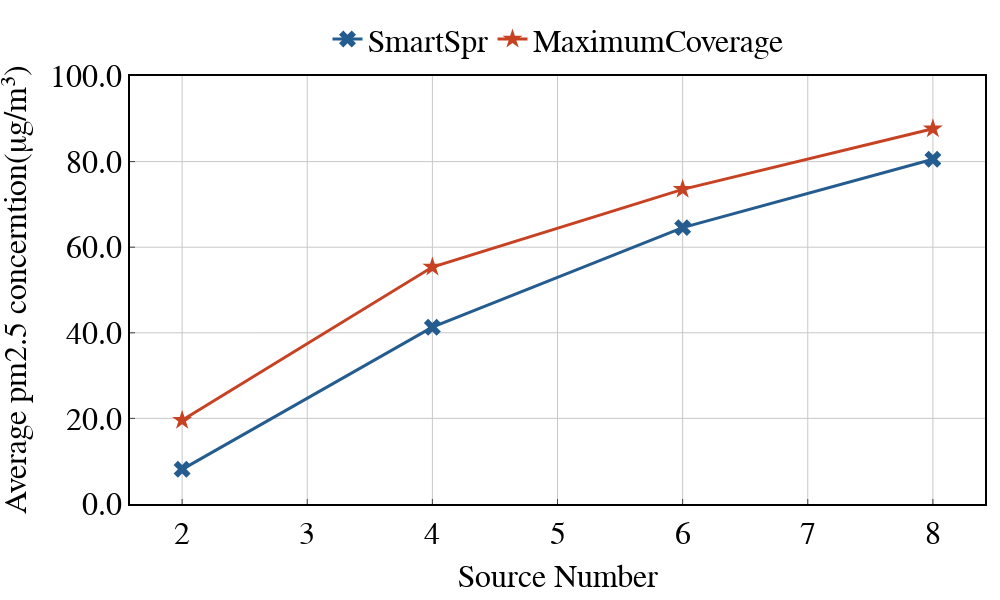

Notebook cell for this chart:
### Code cell
width = 1000
height = 600
linewidth = 3
markersymbol={'FH':4, 'HEUR':17, 'DDRL':2}
markersize = 15
linetype = {'Low':'dot','Medium':'dashdot','High':'solid'}
labels = []
Time_deadline = 4
for i in range(Time_deadline):
    labels.append(int(i*2 + 2))

xtitle = 'Source Number'
ytitle = 'Average pm2.5 concerntion(μg/m³)'

fig = go.Figure()

fig.add_trace(go.Scatter(x=labels, y=strategy_pm25concentration[0][0:Time_deadline], name='SmartSpr', marker=dict(size=markersize, symbol=markersymbol['FH']),line=dict(color=colors_dict[2], width=linewidth),))
fig.add_trace(go.Scatter(x=labels, y=strategy_pm25concentration[1][0:Time_deadline], name='MaximumCoverage', marker=dict(size=markersize, symbol=markersymbol['HEUR']),line=dict(color=colors_dict[0], width=linewidth),))

fig = line_update_fig(fig, xtitle, ytitle, width=width, height=height)
fig.update_xaxes(title_text=xtitle, title_font=dict(size=32),tickfont=dict(size=32))
fig.update_yaxes(title_text=ytitle, title_font=dict(size=32),tickfont=dict(size=32))
fig.update_layout(
    yaxis=dict(range=[0, 100]),
    legend=dict(font=dict(size=32), x=0.5, y=1.15)) # name size
fig.show()

filename = './outputs/png/line_AverageConcention-source2468-linetype.png'
print(filename)
fig.write_image(filename, scale=1)

### Figure 1 — Plotly figure (JSON) as saved in the notebook; plotly's stock layout.template omitted (floating-point values rounded to 4 significant figures)
{"data": [{"line": {"color": "#245C8F", "width": 3}, "marker": {"size": 15, "symbol": 4}, "name": "SmartSpr", "type": "scatter", "x": [2, 4, 6, 8], "y": [8.095, 41.31, 64.57, 80.54]}, {"line": {"color": "#C74223", "width": 3}, "marker": {"size": 15, "symbol": 17}, "name": "MaximumCoverage", "type": "scatter", "x": [2, 4, 6, 8], "y": [19.57, 55.37, 73.51, 87.66]}], "layout": {"font": {"color": "rgb(0, 0, 0)", "family": "Arial", "size": 30}, "height": 600, "legend": {"font": {"size": 32}, "orientation": "h", "title": {"text": ""}, "x": 0.5, "xanchor": "center", "y": 1.15, "yanchor": "top"}, "margin": {"b": 15, "l": 15, "r": 15, "t": 15}, "plot_bgcolor": "rgb(255,255,255)", "width": 1000, "xaxis": {"gridcolor": "rgb(200, 200, 200)", "linecolor": "rgb(0, 0, 0)", "linewidth": 2, "mirror": true, "showline": true, "tickfont": {"size": 32}, "ticks": "inside", "title": {"font": {"size": 32}, "text": "Source Number"}}, "yaxis": {"gridcolor": "rgb(200, 200, 200)", "linecolor": "rgb(0, 0, 0)", "linewidth": 2, "mirror": true, "range": [0, 100], "showline": true, "tickfont": {"size": 32}, "tickformat": ".1f", "ticks": "inside", "title": {"font": {"size": 32}, "text": "Average pm2.5 concerntion(μg/m³)"}}}}
